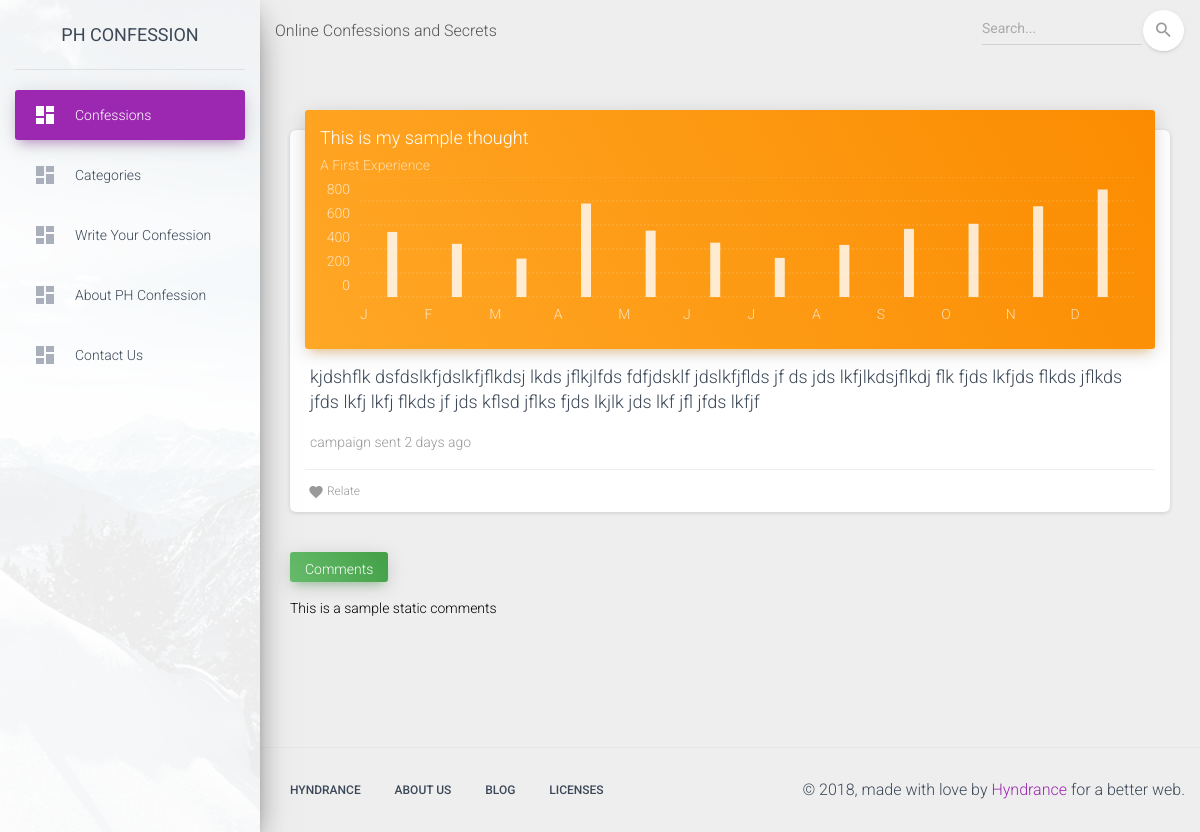
The app's page /index.php?view=display&id=13 with its own data.
### tables this page shows
CREATE TABLE `confession` (
  `Id` int(11) NOT NULL AUTO_INCREMENT,
  `category` varchar(50) DEFAULT NULL,
  `title` varchar(100) DEFAULT NULL,
  `message` text,
  `datetime` datetime DEFAULT NULL,
  `view` int(11) DEFAULT '0',
  PRIMARY KEY (`Id`)
);

### index.php (called while the page is built, shortened)
<?php
include_once("config/Models.php");
$view = (isset($_GET['view']) && $_GET['view'] != '') ? $_GET['view'] : '';
switch ($view) {
	case 'display' :
		$template	= 'include/template.php';
		break;
}
require_once $template;
?>

### config/Models.php (called while the page is built, shortened)
<?php
include "CRUD.php";
function confession() {
	$crud = new CRUD;
	$crud->table = "confession";
	return $crud;
}
?>

### config/CRUD.php (called while the page is built, shortened)
<?php
class CRUD {
	var $table;
	function get($args){
		$db = Database::connect();
		$pdo = $db->prepare("select * from $this->table where $args");
		$pdo->execute();
		$result = $pdo->fetch(PDO::FETCH_OBJ);
		return $result;
	}
}
?>

### pages/display.php (the view)
<?php
$Id =  $_GET['id'];
$conf = confession()->get("Id=$Id");
?>
<div class="col-md-12">
    <div class="card card-chart">
        <div class="card-header card-header-warning">
            <div class="ct-chart" id="websiteViewsChart">
                  <h4 class="card-title "><?=$conf->title;?></h4>
                  <p class="card-category"> <?=$conf->category;?> </p>
            </div>
        </div>
        <div class="card-body">
            <h4 class="card-title"><?=$conf->message;?></h4>
            <p class="card-category">campaign sent 2 days ago</p>
        </div>
        <div class="card-footer">
            <div class="stats">
                <i class="material-icons">favorite</i> Relate
            </div>
        </div>
    </div>
</div>
<div class="col-md-12">
    <div class="card card-plain">
        <div class="card-header card-header-success card-header-icon">
            <div class="card-icon" style="height:10px">
                <div style="margin-top:-10px;">Comments</div>
            </div>
            <br>
            <p style="color:black;text-align:justify">
              This is a sample static comments
            </p>
        </div>
    </div>
</div>

### records on screen
confession: title "This is my sample thought", category "A First Experience", message "kjdshflk dsfdslkfjdslkfjflkdsj lkds jflkjlfds fdfjdsklf jdslkfjflds jf ds jds lkfjlkdsjflkdj flk fjds lkfjds flkds jflkds jfds lkfj lkfj flkds jf jds kflsd jflks fjds lkjlk jds lkf jfl jfds lkfjf"
